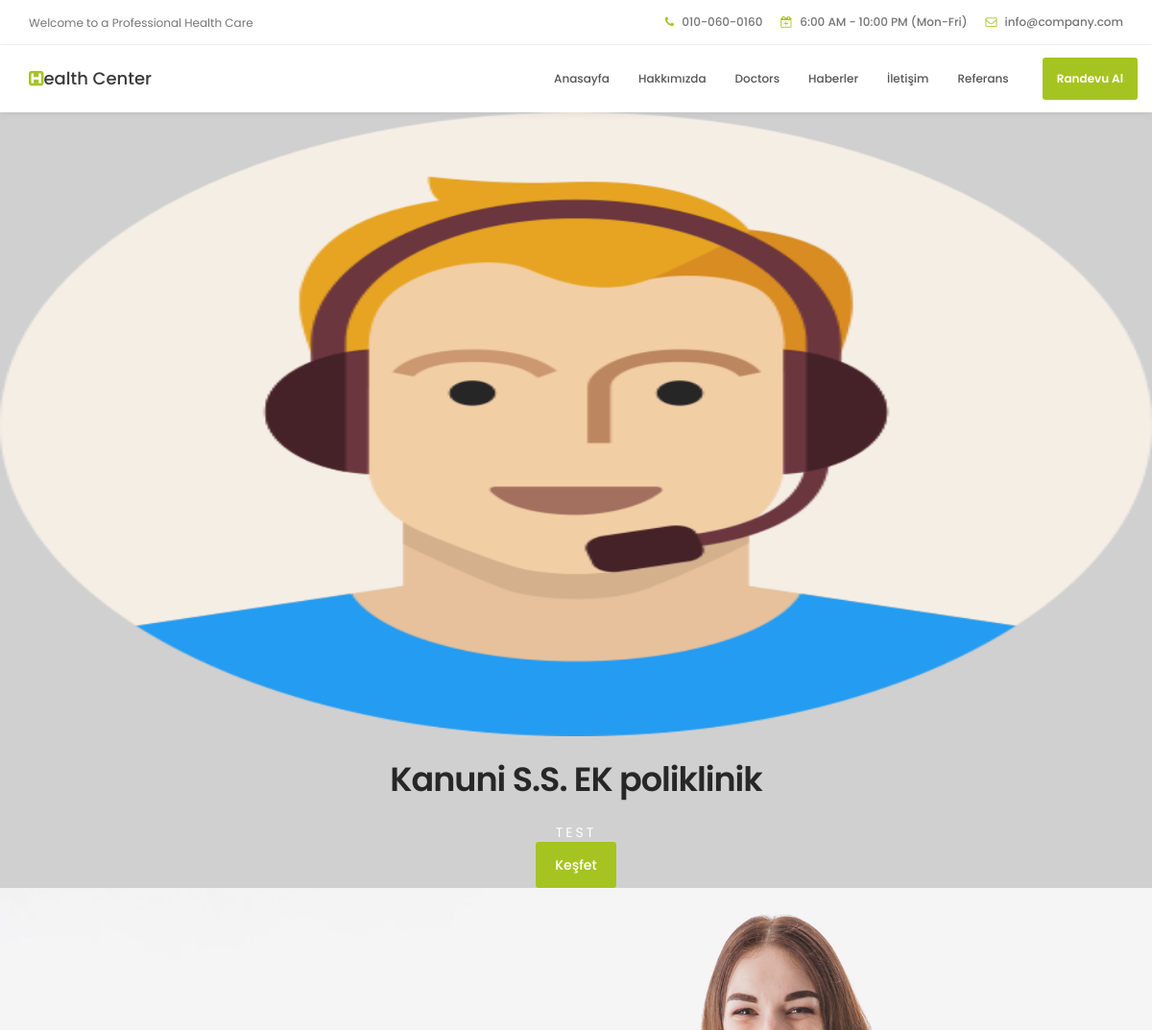
Page /home/ (upper part) on the earlier database version.
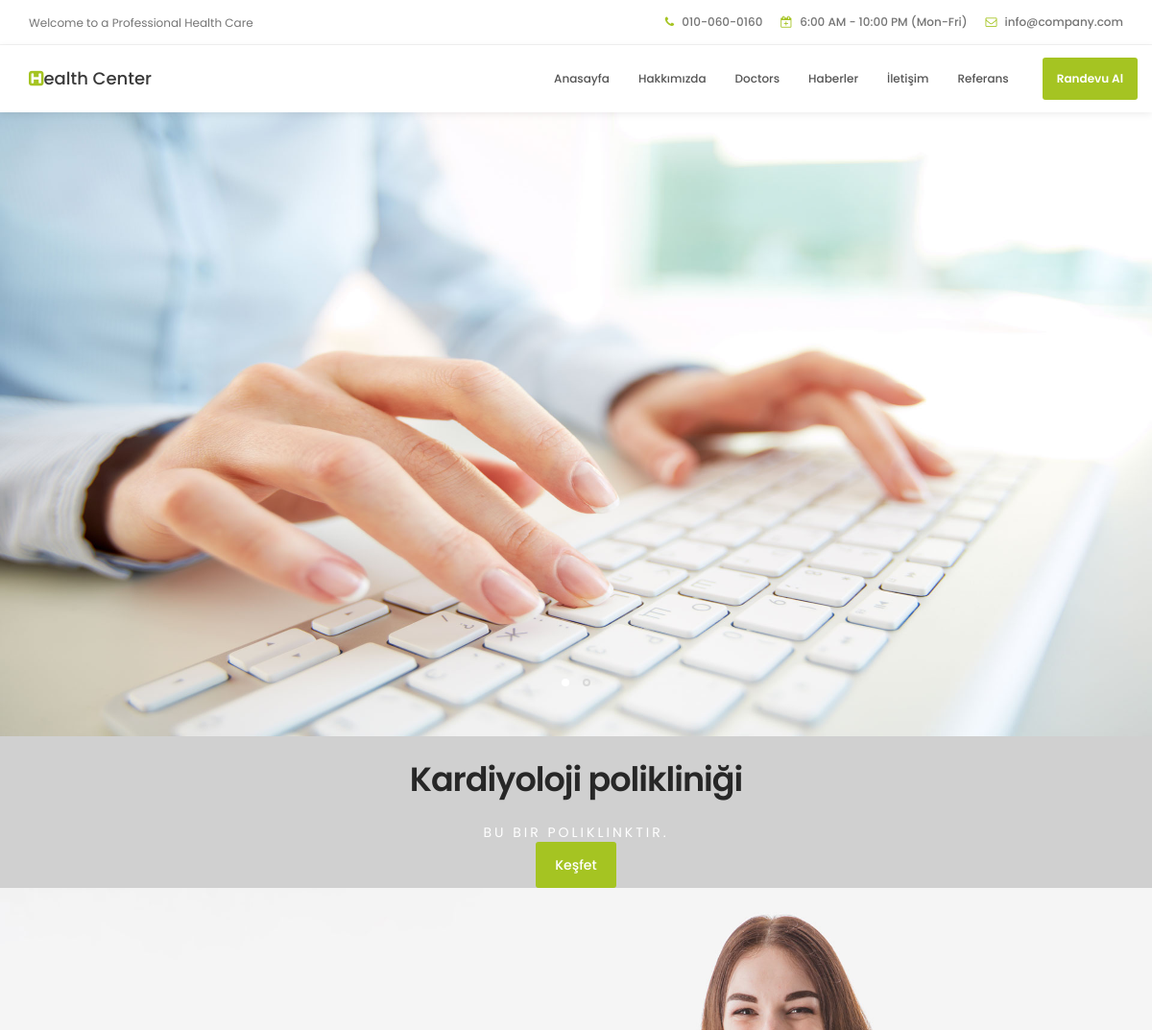
Same page on the later database version.
### Policlinic/models.py (models this page shows, shortened)
class Policlinic(models.Model):
    STATUS = (
        ('True', 'Evet'),
        ('False', 'Hayır'),
    )
    category = models.ForeignKey(Category, on_delete=models.CASCADE)
    title = models.CharField(max_length=50)
    description = models.CharField(blank=True, max_length=300)
    keywords = models.CharField(blank=True, max_length=200)
    image = models.ImageField(blank=True, upload_to='images/')
    detail = RichTextUploadingField()
    status = models.CharField(max_length=10, choices=STATUS)
    slug = models.SlugField(null=False, unique=True)
    parent = ForeignKey('self', blank=True, null=True, related_name='children', on_delete=models.CASCADE)
    create_at = models.DateTimeField(auto_now_add=True)
    update_at = models.DateTimeField(auto_now=True)

### home/views.py (the view)
# urls.py: path('', views.index, name='index'),
def index(request):
    setting=Setting.objects.get(pk=1)
    sliderdata=Policlinic.objects.all()[:3]
    context={'setting':setting, 'page':'home','sliderdata':sliderdata}
    return render(request,'index.html',context)

### home/templates/index.html (shortened to what this page needs)
{%  extends "homebase.html" %}
{% block header %}{% include 'header.html'%}{% endblock %}
{% block sidebar %}{% include "sidebar.html" %}{% endblock %}
{%block slider%}{% include "slider.html" %} {% endblock %}
{% block content %}{% include "content.html" %}{% endblock %}

### home/templates/homebase.html (shortened to what this page needs)
<!DOCTYPE html>
<html lang="en">
{% load static %}
<head>
     <link rel="stylesheet" href="{% static 'css/bootstrap.min.css' %}">
     <link rel="stylesheet" href="{% static 'css/font-awesome.min.css' %}">
     <link rel="stylesheet" href="{% static 'css/animate.css' %}">
     <link rel="stylesheet" href="{% static 'css/owl.carousel.css' %}">
     <link rel="stylesheet" href="{% static 'css/owl.theme.default.min.css' %}">
     <link rel="stylesheet" href="{% static 'css/tooplate-style.css' %}">
</head>
<body>
     {% block header %}{% endblock %}
     {% block sidebar %}{% endblock %}
     {%block slider%} {% endblock %}
     {% block content %}{%  endblock %}
</body>
</html>

### home/templates/header.html
{% load static %}
     <header>
        <div class="container">
             <div class="row">
                  <div class="col-md-4 col-sm-5">
                       <p>Welcome to a Professional Health Care</p>
                  </div>
                  <div class="col-md-8 col-sm-7 text-align-right">
                       <span class="phone-icon"><i class="fa fa-phone"></i> 010-060-0160</span>
                       <span class="date-icon"><i class="fa fa-calendar-plus-o"></i> 6:00 AM - 10:00 PM (Mon-Fri)</span>
                       <span class="email-icon"><i class="fa fa-envelope-o"></i> <a href="#">info@company.com</a></span>
                  </div>
             </div>
        </div>
   </header>

### home/templates/sidebar.html (shortened to what this page needs)
{% load static %}
   <section class="navbar navbar-default navbar-static-top" role="navigation">
        <div class="container">
             <div class="navbar-header">
                  <a href="index.html" class="navbar-brand"><i class="fa fa-h-square"></i>ealth Center</a>
             </div>
             <div class="collapse navbar-collapse">
                  <ul class="nav navbar-nav navbar-right">
                       <li><a href="/" class="smoothScroll">Anasayfa</a></li>
                       <li><a href="/hakkimizda" class="smoothScroll">Hakkımızda</a></li>
                       <li><a href="/doctors" class="smoothScroll">Doctors</a></li>
                       <li><a href="/haberler" class="smoothScroll">Haberler</a></li>
                       <li><a href="/iletisim" class="smoothScroll">İletişim</a></li>
                       <li><a href="/referans" class="smoothScroll">Referans</a></li>
                       <li class="appointment-btn"><a href="/randevu">Randevu Al</a></li>
                  </ul>
             </div>
        </div>
   </section>

### home/templates/slider.html
{% load static %}
<section id="home" class="slider" data-stellar-background-ratio="0.5">
     <div class="container">
          <div class="row">
               <div class="owl-carousel owl-theme">
               {% for rs in sliderdata %}
                    <div class="caption">
                         <img src="{{rs.image.url}}" alt="" width="700" height="650">
                         <div class="col-md-offset-1 col-md-10">
                                   <h2>{{rs.title}}</h2 >
                                   <h3>{{rs.description}}</h3>
                                   <a href="Policlinic/{{rs.id}}/{{rs.slug}}" class="section-btn btn btn-default smoothScroll">Keşfet</a>
                         </div>
                    </div>
               {% endfor %}
               </div>
          </div>
     </div>
</section>

### home/templates/content.html (shortened to what this page needs)
{% load static %}
    <section id="about">
   </section>

### home/templates/footer.html (shortened to what this page needs)
{% load static %}

### home/static/css/tooplate-style.css (style rules this page uses)
body { background: #ffffff; font-family: 'Poppins', sans-serif; overflow-x: hidden; }
h1,h2,h3,h4,h5,h6 { font-weight: 600; line-height: inherit; }
h1,h2,h3,h4 { letter-spacing: -1px; }
h2 { color: #272727; font-size: 3em; padding-bottom: 10px; }
h3 { font-size: 1.8em; line-height: 1.2em; margin-bottom: 0; }
p { color: #757575; font-size: 14px; font-weight: normal; line-height: 24px; }
html { -webkit-font-smoothing: antialiased; }
a { color: #252525; -webkit-transition: 0.5s; transition: 0.5s; text-decoration: none !important; }
.section-btn { background: #a5c422; border: 0; border-radius: 3px; color: #ffffff; font-size: inherit; font-weight: 500; padding: 14px 20px; transition: transform 0.1s ease-in; transform: translateX(0); }
.text-align-right { text-align: right; }
#about, #team, #news, #news-detail { position: relative; padding-top: 100px; padding-bottom: 100px; }
header { background: #ffffff; border-bottom: 1px solid #f2f2f2; display: flex; height: 45px; }
header .col-md-8 { padding-right: 0; }
header p, header span { font-size: 12px; line-height: 24px; padding-top: 12px; }
header a, header span { color: #747474; }
header span { font-weight: 500; display: inline-block; padding: 11px 15px; }
header span.date-icon { border-left: 1px solid #f2f2f2; border-right: 1px solid #f2f2f2; padding-right: 19px; padding-left: 19px; }
header span i { color: #a5c422; margin-right: 5px; }
.navbar-default { background: #ffffff; box-shadow: 0 2px 8px rgba(0,0,0,.075); border: none; margin-bottom: 0; padding: 10px; }
.navbar-default .navbar-brand { color: #393939; font-weight: 500; }
.navbar-default .navbar-brand .fa { color: #a5c422; }
.navbar-default .navbar-nav li.appointment-btn { margin: 3px 0 0 20px; }
.navbar-default .navbar-nav li.appointment-btn a { background: #a5c422; border-radius: 3px; color: #ffffff; font-weight: 600; padding-top: 12px; padding-bottom: 12px; }
.navbar-default .navbar-nav li a { color: #555555; font-size: 12px; font-weight: 500; padding-right: 20px; padding-left: 20px; -webkit-transition: all ease-in-out 0.4s; transition: all ease-in-out 0.4s; }
#home h3 { color: #ffffff; font-size: 14px; font-weight: normal; line-height: inherit; letter-spacing: 3px; text-transform: uppercase; margin: 0; }
.slider .container { width: 100%; }
.slider .caption { display: flex; justify-content: center; flex-direction: column; text-align: center; background-color: rgba(20,20,20,0.2); height: 100%; color: #fff; cursor: e-resize; }
#about { background: url('../images/about-bg.jpg') no-repeat top center; background-size: cover; padding-top: 150px; padding-bottom: 150px; }
@media only screen and (max-width: 1200px) { h2 { font-size: 2.5em; } }
@media only screen and (max-width: 1200px) { h3 { font-size: 1.5em; } }
@media only screen and (max-width: 1200px) { header { height: inherit; } }
@media only screen and (max-width: 1200px) { header span.date-icon { border: 0; padding-right: 0; padding-left: 0; } }
@media only screen and (max-width: 1200px) { header span.email-icon { padding-top: 0; } }
@media only screen and (max-width: 1200px) { .navbar-default .navbar-nav li a { padding-right: 15px; padding-left: 15px; } }

Differences in the rows shown:
changed Policlinic: image: a different picture; title "Kanuni S.S. EK poliklinik" → "Kardiyoloji polikliniği"; description "TEST" → "BU BIR POLIKLINKTIR."
